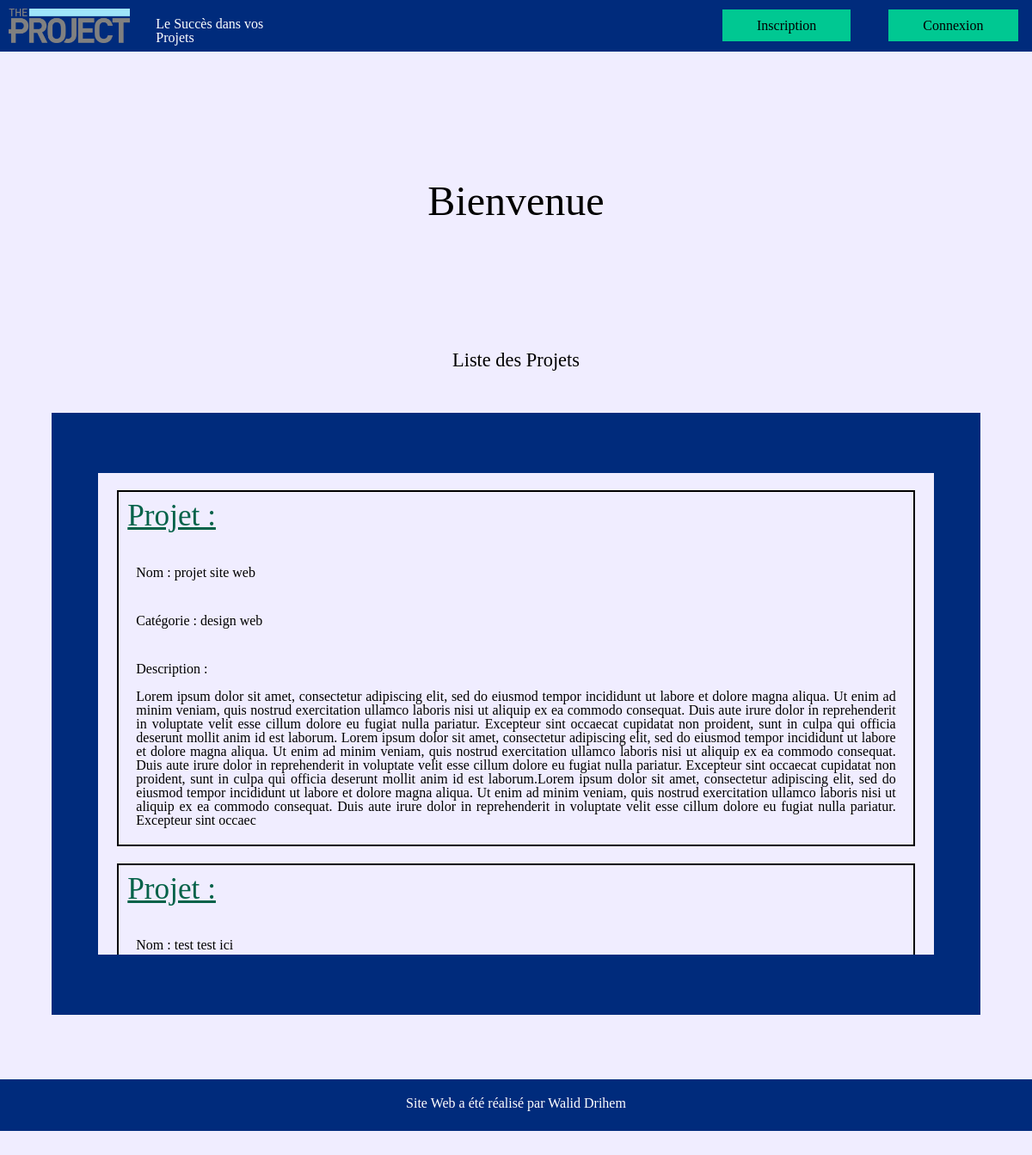
The page / on the database its author committed.
### tables this page shows
CREATE TABLE `projet` (
  `id` int(11) NOT NULL,
  `nom` varchar(50) NOT NULL,
  `description` varchar(1500) NOT NULL,
  `actif` tinyint(1) NOT NULL,
  `id_utilisateur` int(11) NOT NULL,
  `id_categorie` int(11) NOT NULL
);

CREATE TABLE `categorie` (
  `id` int(11) NOT NULL,
  `type` varchar(50) NOT NULL
);

### function_db.php (called while the page is built, shortened)
<?php
    function connectDB(){
        $c = mysqli_connect("localhost", "root", "", "enterpriseProject");
        mysqli_query($c, "SET NAMES 'utf8'");
        return $c;
    }
    $connexion = connectDB();
    function GetAllProject(){
        global $connexion;
        $requete ="SELECT * FROM projet";
        $resultat =mysqli_query($connexion,$requete);
        return $resultat;
    }
    function GetCategorie($id){
        global $connexion;
        $requete ="SELECT type FROM categorie
        JOIN projet ON categorie.id = projet.id_categorie
        AND projet.id=".filtre($id);
        $resultat =mysqli_query($connexion,$requete);
        return $resultat;
    }
    function filtre($var)
    {
        global $connexion;
        $varFiltre = mysqli_real_escape_string($connexion, $var);
        $varFiltre = strip_tags($varFiltre, "<a><b><em>");
        return $varFiltre;
    }
?>

### vues/accueil.php (the view, shortened to what this page needs)
<!DOCTYPE html>
<html lang="fr">
<head>
    <link rel="stylesheet" href="scss/style.css">
</head>
<body>
    <header class="entete">
        <div class="bloc1">
        <?php
            if(isset($_SESSION["verification"]) && isset($_SESSION["role"])){
                if($_SESSION["role"] !== "admin" ){
            ?>
            <a href="index.php?action=accueil"><img src="images/logo.png" alt=""></a>
            <?php
                }else if($_SESSION["role"] == "admin"){
            ?>
                    <a href="index.php?action=admin"><img src="images/logo.png" alt=""></a>
            <?php
                }
            }else{
            ?>
                <a href="index.php?action=accueil"><img src="images/logo.png" alt=""></a>
            <?php
            }
            ?>
            <p>Le Succès dans vos Projets</p>
        </div>
        <div class="bloc2">
            <?php
            if(isset($_SESSION["verification"])){
                if($_SESSION["verification"] == "oui"){
            ?>
            <a href="index.php?action=profil">Gérer Profil</a>
            <a href="index.php?action=deconnexion">Déconnexion</a>
            <?php
                }
            }else{
            ?>
                <a href="index.php?action=inscription">Inscription</a>
                <a href="index.php?action=connexion" class="b2">Connexion</a>
            <?php
            }
            ?>
        </div>
    </header>
    <main>
        <?php
            if(!isset($_SESSION["verification"])){
        ?>
        <h1>Bienvenue</h1>
        <?php
            }else if(isset($_SESSION["verification"]) && ($_SESSION["verification"] == "oui")){
        ?>
        <h1>Bienvenue utilisateur : <span class="title"> <?php echo $_SESSION["nomComplet"]; ?></span></h1>
        <h2>Type de compte : <?php echo $_SESSION["role"];?></h2>
        <?php
            }
        ?>
        <h2>Liste des Projets</h2>
        <section>
            <div>
                <?php
                    if(!isset($_SESSION["verification"])){
                        while($rangee=mysqli_fetch_assoc($donnees)){
                            if($rangee["actif"] == 1){
                                echo "<article>";
                                    echo "<h3> Projet : </h3>";
                                    echo "<p>Nom : ". $rangee["nom"] . "</p>";
                                    if($rangee2=mysqli_fetch_assoc(GetCategorie($rangee["id"]))){
                                        echo "<p>Catégorie : ".$rangee2["type"]."</p>";
                                    }
                                    echo "<p>Description : <br><br>" . $rangee["description"] . "</p>";
                                echo "</article>";
                            }
                        }
                    }else if(isset($_SESSION["verification"]) && ($_SESSION["verification"] == "oui")){
                        if($_SESSION["role"] == "entreprise"){
                            while($rangee=mysqli_fetch_assoc($donnees4)){
                                if($rangee["actif"] == 1){
                                    echo "<article>";
                                    echo "<h3> Projet : </h3>";
                                    echo "<a href='index.php?action=modifierProjet&idProjet2=".$rangee["id"]."' class='supp'>Modifier Projet</a>";
                                    if(etatProjet($rangee["id"]) == 1 ){
                                        echo "<a href='index.php?action=modifierEtatProjet&idProjet=".$rangee["id"]."&etat=".etatProjet($rangee["id"])."' class='supp'>Supprimer le projet</a>";
                                    }
                                    echo "<p> Nom : ". $rangee["nom"] . "</p>";
                                    if($rangee2=mysqli_fetch_assoc(GetCategorie($rangee["id"]))){
                                        echo "<p>Catégorie : ".$rangee2["type"]."</p>";
                                    }
                                    echo "<p>Description : <br><br>" . $rangee["description"] . "</p>";
                                    echo "</article>";
                                }
                        }
                        }else if($_SESSION["role"] == "prestataire"){
                            while($rangee=mysqli_fetch_assoc($donnees)){
                                if($rangee["actif"] == 1){
                                    echo "<article>";
                                        echo "<h3> Projet : </h3>";
                                        if(GetAllEtatPost($_SESSION["idUser"] , $rangee["id"]) !== false){
                                            echo "<p class='supp'> État : ".GetAllEtatPost($_SESSION["idUser"] , $rangee["id"])."</p>";
                                        }else if(!changeEtatProjetOctroye($rangee["id"])){
                                            echo "<a href='index.php?action=postuler&idProjet=".$rangee["id"]."' class='supp'>Postuler</a>";
                                        }else{
                                            echo "<p class='supp'>* Vous ne pouvez pas postuler à ce projet car il a déjà été octroyé à un autre prestataire !</p>";
                                        }
                                        echo "<p> Nom : ". $rangee["nom"] . "</p>";
                                    if($rangee2=mysqli_fetch_assoc(GetCategorie($rangee["id"]))){
                                        echo "<p>Catégorie : ".$rangee2["type"]."</p>";
                                    }
                                    echo "<p>Description : <br><br>" . $rangee["description"] . "</p>";
                                    echo "</article>";
                                }
                            }
                        }
                    }
                ?>
            </div>
        </section>
    </main>
    <footer>
         <p>Site Web a été réalisé par Walid Drihem</p>
    </footer>
</body>
</html>

### scss/style.css (style rules this page uses)
html, body, div, span, applet, object, iframe, h1, h2, h3, h4, h5, h6, p, blockquote, pre, a, abbr, acronym, address, big, cite, code, del, dfn, em, img, ins, kbd, q, s, samp, small, strike, strong, sub, sup, tt, var, b, u, i, center, dl, dt, dd, ol, ul, li, fieldset, form, label, legend, table, caption, tbody, tfoot, thead, tr, th, td, article, aside, canvas, details, embed, figure, figcaption, footer, header, hgroup, menu, nav, output, ruby, section, summary, time, mark, audio, video { margin: 0; padding: 0; border: 0; font-size: 100%; font: inherit; vertical-align: baseline; }
article, aside, details, figcaption, figure, footer, header, hgroup, menu, nav, section { display: block; }
body { line-height: 1; }
body { background: #F0EDFF; }
body .entete { background: #002B7C; display: -webkit-box; display: -ms-flexbox; display: flex; -webkit-box-pack: justify; -ms-flex-pack: justify; justify-content: space-between; height: 60px; }
body .entete .bloc1 { width: 30%; display: -webkit-box; display: -ms-flexbox; display: flex; }
body .entete .bloc1 img { height: 40px; margin: 10px; }
body .entete .bloc1 p { color: white; padding: 20px; }
body .entete .bloc2 { width: 30%; margin-top: 10px; }
body .entete .bloc2 a { background: #00C892; line-height: 2.5; padding: 10px; padding-left: 40px; padding-right: 40px; text-decoration: none; color: black; }
body .entete .bloc2 .b2 { margin-left: 40px; }
body main h1 { margin: 150px; text-align: center; font-family: 'EB Garamond', serif; font-size: 3em; color: black; }
body main h2 { margin: 50px; text-align: center; font-size: 1.4em; color: black; }
body main p { text-align: center; }
body main section { width: 90%; height: 700px; background: #002B7C; margin: auto; position: relative; margin-bottom: 75px; }
body main section div { width: 90%; height: 80%; position: absolute; left: 50%; top: 50%; -webkit-transform: translate(-50%, -50%); transform: translate(-50%, -50%); background: #F0EDFF; overflow-y: scroll; }
body main section div article { width: 95%; margin: auto; margin-top: 20px; border: 2px solid black; }
body main section div article h3 { margin-bottom: 10px; font-size: 2.2em; color: #046249; text-decoration: underline; padding: 10px; }
body main section div article p { padding: 20px; text-align: justify; }
body footer { text-align: center; margin: auto; background: #002B7C; color: white; height: 40px; padding-top: 20px; }

### rows shown on the page
projet: nom "projet site web", id_categorie.type "design web", description "Lorem ipsum dolor sit amet, consectetur adipiscing elit, sed do eiusmod tempor incididunt ut labore et dolore magna aliqua. Ut enim ad minim veniam, quis nostrud exercitation ullamco laboris nisi ut aliquip ex ea commodo consequat. Duis aute irure dolor in reprehenderit in voluptate velit esse cillum dolore eu fugiat nulla pariatur. Excepteur sint occaecat cupidatat non proident, sunt in culpa qui officia deserunt mollit anim id est laborum. Lorem ipsum dolor sit amet, consectetur adipiscing elit, sed do eiusmod tempor incididunt ut labore et dolore magna aliqua. Ut enim ad minim veniam, quis nostrud exercitation ullamco laboris nisi ut aliquip ex ea commodo consequat. Duis aute irure dolor…"
projet: nom "test test ici"
